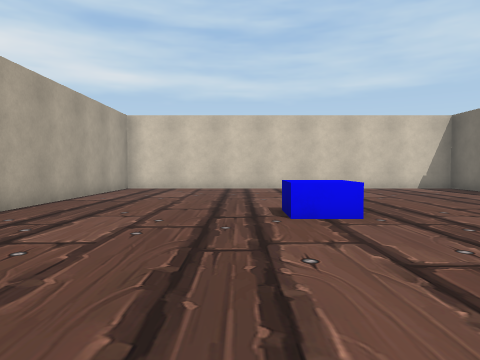
[1] (above)

18 first-person views from a walk through a scene from a Unity 3-D project. The camera is 1.4 m above the floor, tilts 2° down and sees 70° across. The floor is counted in squares, 2 m on a side. Each view is taken from the middle of a square. On the plan, view 1 faces up. The plan holds only what a view shows up to about 11 squares ahead; the rest is blank. The place goes on beyond the plan. The player is left out. Some animated figures are not drawn. Some surface patterns are stand-ins.

[2]
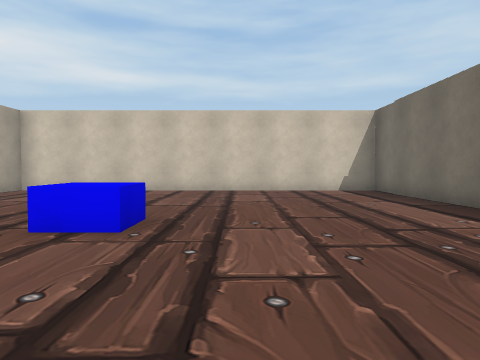

[3]
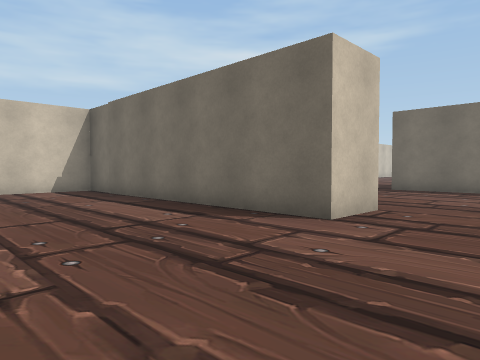

[4]
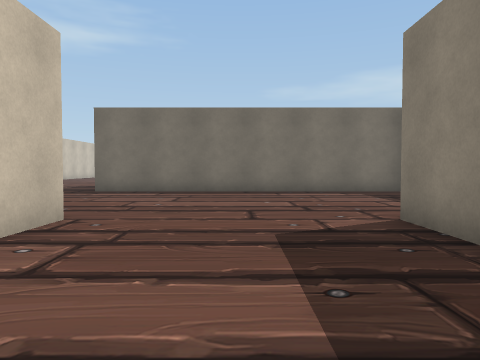

[5]
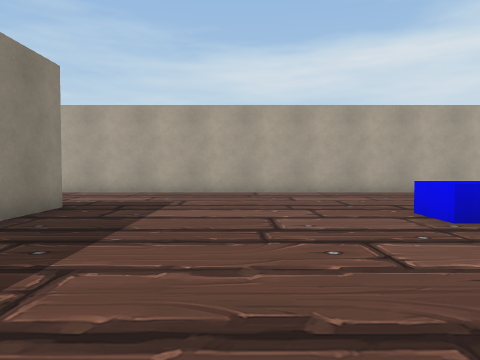

[6]
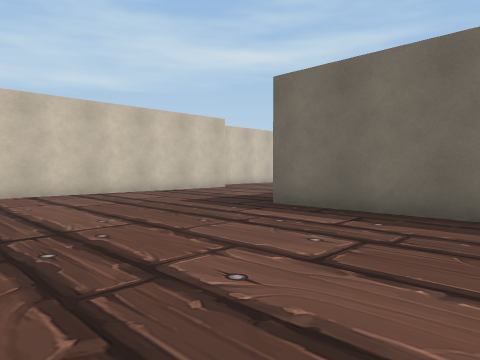

[7]
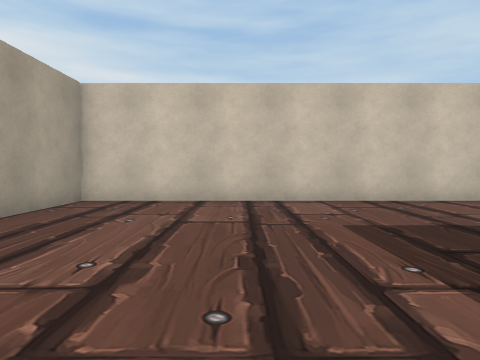

[8]
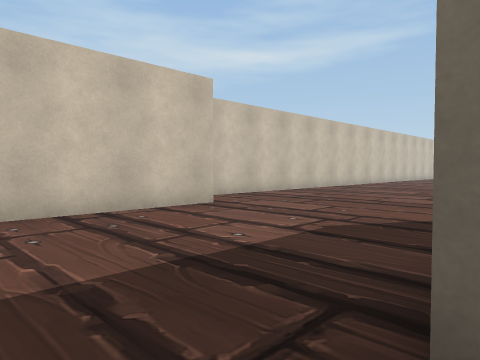

[9]
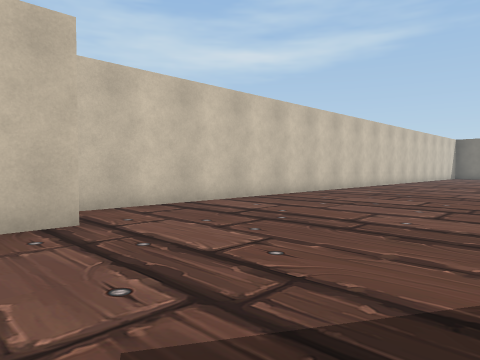

[10]
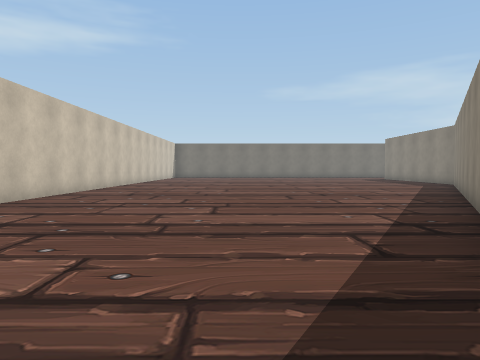

[11]
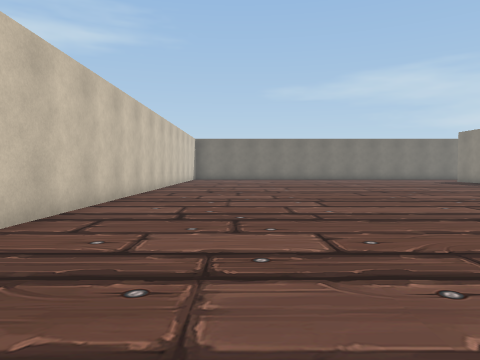

[12]
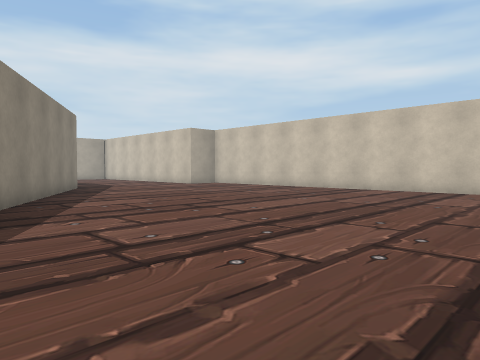

[13]
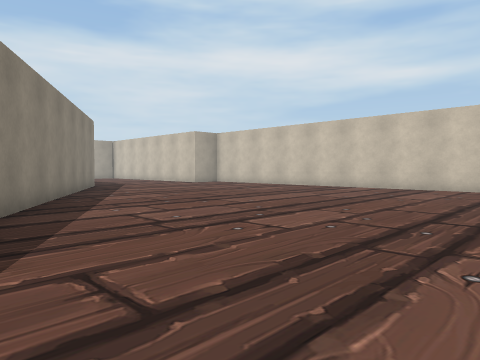

[14]
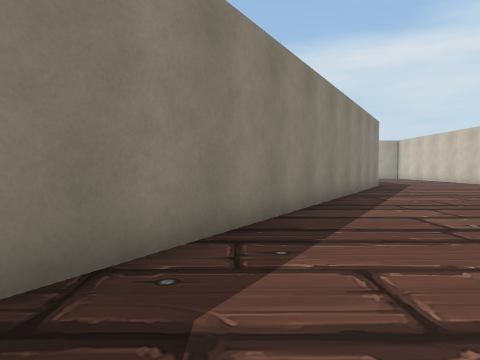

[15]
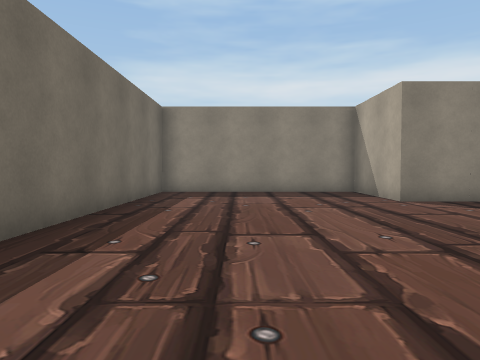

[16]
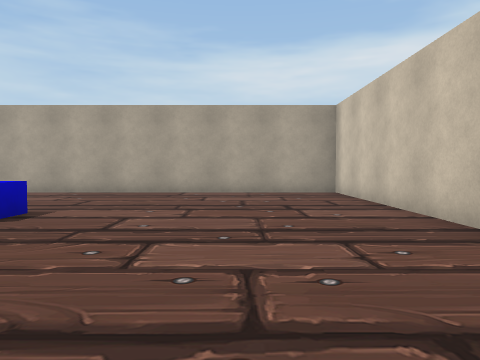

[17]
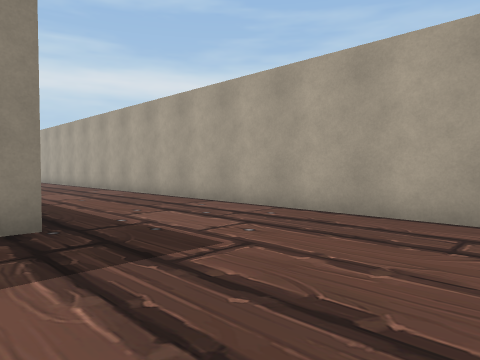

[18]
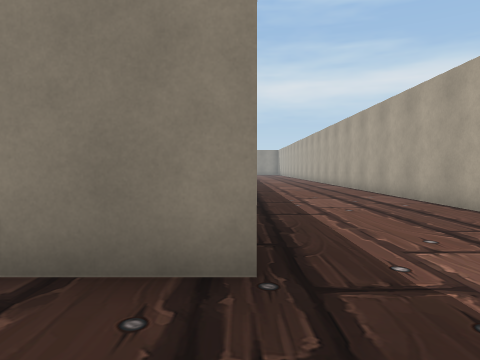

### Floor plan
Points are (right, up) in squares from view 1. A wall is a line through its corners. A room is listed if a view was taken in it or the views show most of it. See-through windows are left out.
Room 1 (views 1, 2, 3, 4, 5, 6, 7, 8, 9, 10, 11, 12, 13, 14, 15, 16, 17, 18)
walls: (8.8, 3.4) (7.1, 3.4) (7.1, 11.7) (-3.9, 11.7) (-3.9, -10); (6.9, -1.2) (8.6, -1.2) (8.6, -4.1) (14.3, -4.1) (14.3, 5.4); (18.4, 5) (29.2, -1.3); (17.6, 10.3) (8.6, 10.3) (8.6, 7.8); (-0.1, -1.2) (1.6, -1.2); (31, 11.7) (18, 11.7)
objects: blue block (1, 5)

Positions as (right, up) in squares from view 1, and headings:
1: (0, 0), facing up
2: (3, 1), facing up
3: (3, 1), facing up-right
4: (4, 1), facing right
5: (6, 2), facing left
6: (9, 1), facing up-right
7: (12, 3), facing up
8: (13, 5), facing up-right
9: (16, 6), facing up-right
10: (16, 7), facing right
11: (20, 9), facing right
12: (30, 1), facing up-left
13: (31, 0), facing up-left
14: (31, 0), facing left
15: (12, 6), facing down
16: (6, 9), facing left
17: (1, 3), facing down-left
18: (0, 1), facing down
